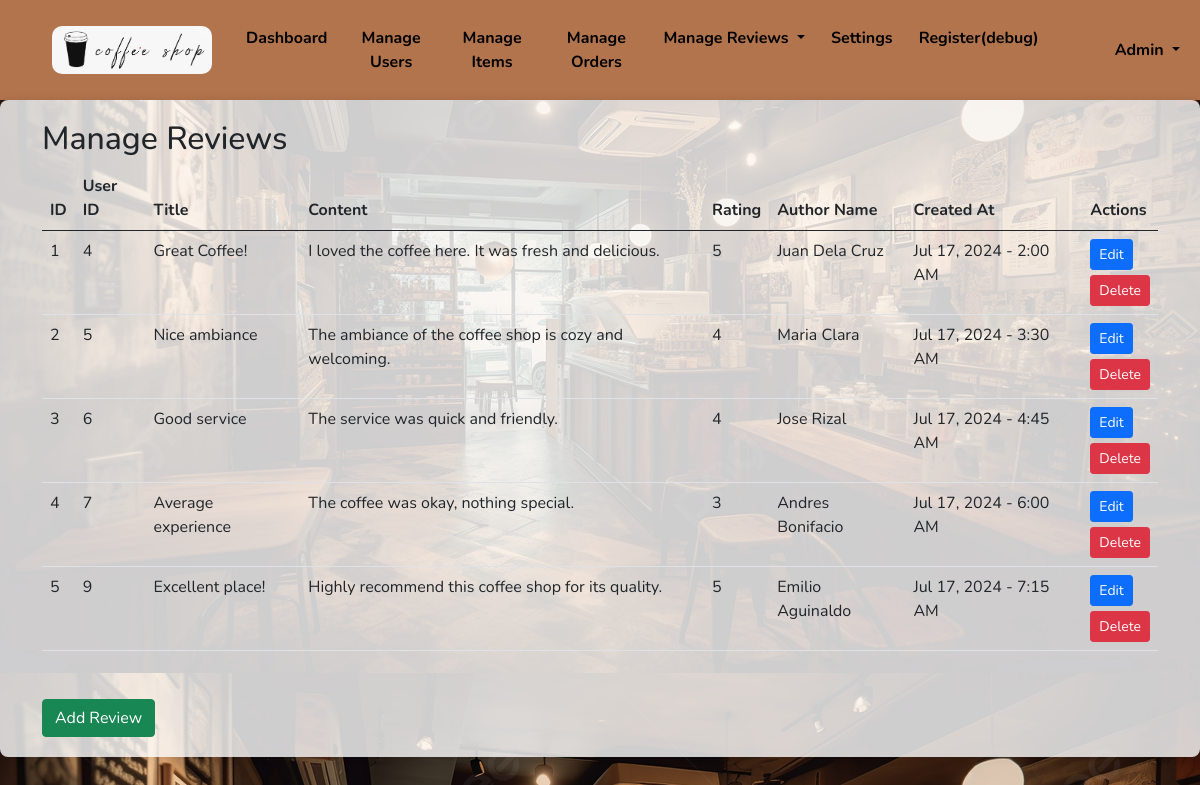
The app's page /itsecwb/managereview.php (signed in) with its own data.
### tables this page shows
CREATE TABLE `reviews` (
  `id` int(11) NOT NULL,
  `user_id` int(11) NOT NULL,
  `author_name` varchar(255) NOT NULL,
  `title` varchar(255) NOT NULL,
  `content` text NOT NULL,
  `rating` int(11) NOT NULL,
  `created_at` timestamp NOT NULL DEFAULT current_timestamp()
);

### itsecwb/managereview.php (the view, shortened to what this page needs)
<?php
include 'adminnavbar.php';
$sql = "SELECT * FROM reviews";
$result = mysqli_query($conn, $sql);
?>
<!DOCTYPE html>
<html lang="en">
<head>
    <link rel="stylesheet" href="css/adminstyle.css">
    <link href="https://cdn.jsdelivr.net/npm/bootstrap@5.0.2/dist/css/bootstrap.min.css" rel="stylesheet">
</head>
<body>
<div class="content-container">
    <div class="container">
        <h2>Manage Reviews</h2>
        <table class="table">
            <thead>
                <tr>
                    <th>ID</th>
                    <th>User ID</th>
                    <th>Title</th>
                    <th>Content</th>
                    <th>Rating</th>
                    <th>Author Name</th>
                    <th>Created At</th>
                    <th>Actions</th>
                </tr>
            </thead>
            <tbody>
                <?php while ($row = mysqli_fetch_assoc($result)) { ?>
                    <tr>
                        <td><?php echo $row['id']; ?></td>
                        <td><?php echo $row['user_id']; ?></td>
                        <td><?php echo $row['title']; ?></td>
                        <td><?php echo $row['content']; ?></td>
                        <td><?php echo $row['rating']; ?></td>
                        <td><?php echo $row['author_name']; ?></td>
                        <td><?php echo date('M j, Y - g:i A', strtotime($row['created_at'])); ?></td>
                        <td>
                            <form method="post" action="editreview.php">
                                <button type="button" onclick="showEditForm(<?php echo $row['id']; ?>)" class="btn btn-primary btn-sm" style="margin-bottom: 5px;">Edit</button>
                            </form>
                            <form method="post" action="deletereview.php">
                                <button type="button" onclick="showDeleteForm(<?php echo $row['id']; ?>)" class="btn btn-danger btn-sm" style="margin: auto;">Delete</button>
                            </form>
                        </td>
                    </tr>
                <?php } ?>
            </tbody>
        </table>
        <div class="mt-5">
            <button class="btn btn-success" id="btn-show-add-review-form">Add Review</button>
        </div>
    </div>
</div>
</body>
</html>

### itsecwb/css/style.css (style rules this page uses)
* { margin: 0; padding: 0; box-sizing: border-box; font-family: "Nunito", sans-serif; }
html { scroll-behavior: smooth; }

### itsecwb/css/adminstyle.css (style rules this page uses)
.btn { font-weight: bold; margin-top: 10px; padding: 10px; background: #b2744c; color: white; border: none; border-radius: 5px; cursor: pointer; transition: background 0.5s ease; }
.content-container { position: relative; z-index: 1; padding: 20px; background: rgba(255, 255, 255, 0.8); border-radius: 8px; box-shadow: 0 0 10px rgba(0, 0, 0, 0.1); overflow: auto; }
.btn-primary { margin: auto; background-color: #007bff; border-color: #007bff; }
.btn-success { margin: auto; background-color: #28a745; border-color: #28a745; }

### itsecwb/managereview.php (style rules this page uses)
body { background-image: url('image/coffeebg.jpg'); }

### records on screen
reviews: id "1", user "4", title "Great Coffee!", content "I loved the coffee here. It was fresh and delicious.", rating "5", author_name "Juan Dela Cruz", created_at "Jul 17, 2024 - 2:00 AM"
reviews: id "2", user "5", title "Nice ambiance", content "The ambiance of the coffee shop is cozy and welcoming.", rating "4", author_name "Maria Clara", created_at "Jul 17, 2024 - 3:30 AM"
reviews: id "3", user "6", title "Good service", content "The service was quick and friendly.", rating "4", author_name "Jose Rizal", created_at "Jul 17, 2024 - 4:45 AM"
reviews: id "4", user "7", title "Average experience", content "The coffee was okay, nothing special.", rating "3", author_name "Andres Bonifacio", created_at "Jul 17, 2024 - 6:00 AM"
reviews: id "5", user "9", title "Excellent place!", content "Highly recommend this coffee shop for its quality.", rating "5", author_name "Emilio Aguinaldo", created_at "Jul 17, 2024 - 7:15 AM"

### other values on screen
$user_name "Admin"
